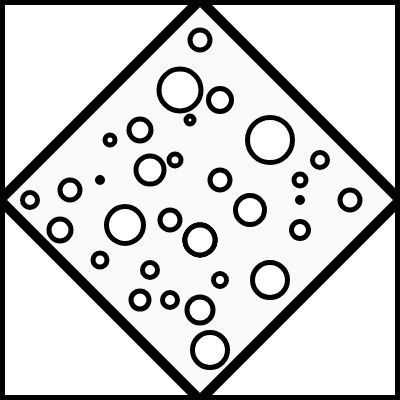
Frame 1 (no input)
Frame 60 (no input): identical to frame 1, image omitted
Frame 120 (the mouse pressed at the canvas centre since frame 60): identical to frame 1, image omitted

The p5.js sketch that drew this single still picture (run headless with seeded random() and noise() and a simulated clock; from frame 60 on, the mouse is pressed at the canvas centre):

// p5.js sketch
// ── sketch.js
function setup() {
  createCanvas(400, 400);
}

function draw() {
  background(250);
  strokeWeight(10);
  triangle(0,0,200,0,0,200);
  triangle(400,0,200,0,400,200);
  triangle(0,200,0,400,200,400);
  triangle(400,200,200,400,400,400);
  strokeWeight(5);
  ellipse(200,240,30);
  ellipse(220,180,20);
  ellipse(270,140,45);
  ellipse(300,200,5);
  ellipse(190,120,8);
  ellipse(150,270,15);
  ellipse(180,90,42);
  ellipse(170,220,20);
  ellipse(100,180,5);
  ellipse(60,230,22);
  ellipse(210,350,35);  
  ellipse(300,180,12);
  ellipse(150,170,28);
  ellipse(270,280,35);
  ellipse(200,310,26);
  ellipse(170,300,15);
  ellipse(220,100,23);
  ellipse(350,200,20);
  ellipse(200,40,20);
  ellipse(175,160,12);
  ellipse(140,130,22);
  ellipse(125,225,37);
  ellipse(200,240,30);
  ellipse(250,210,29);
  ellipse(200,240,30);
  ellipse(100,260,14);
  ellipse(300,230,17);
  ellipse(70,190,20);
  ellipse(140,300,18);
  ellipse(110,140,10);
  ellipse(220,280,13);
  ellipse(30,200,15);
  ellipse(320,160,15);


}
